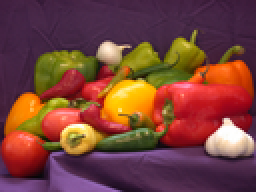
%> input picture peppers.png, 128 x 96 px, shrunk from 512 x 384 before the run (shown 2 times larger)
$ octave Task2.m   (GNU Octave 9; MATLAB toolbox functions it lacks are replaced by stand-ins)
%> lines starting %> are read from the running program, lines starting %| are printed output that depends on the picture
### my_kmeans.m
% Input: image and the number of cluster
%Output:values of final cluster center, cluster labels in corresponding
%coordinates of original image's pixels, T is the times of doing clustering
%T is only for the convenience of analysing difference between kmeans and
%kmeans++, you do not need to use it in visualization part
function [ClusterCenter, label,T] = my_kmeans(img,k) %K is the number of cluster
I = img;
[m,n,l] = size(I);
Reshape = reshape(I,m*n,l);                                  %reshape the matrix to a 2-D one for the convenience of computing
                                                                           %each row index will be the line index of each layer of original image
RandNum = randperm(m*n,k);                                %choose the index of clusters
ClusterCenter = Reshape(RandNum,:);                   %find the center points of input matrix, clumn corresponding to value of every layer
label = zeros(m*n,1);                                             % mark the cluster
T = 0;
while true                                                             % cluster the sample iterately
    initialCluster = ClusterCenter;
    for i = 1:m*n
            temp = inf;                                               %Temp is aim to contain the best norm of vector
        for j =1:k
            if norm(Reshape(i,:)-ClusterCenter(j,:)) <= temp   %Compare the current difference and the early found best cluster
                temp = norm(Reshape(i,:)-ClusterCenter(j,:));   % if current distance is smaller,  Change temp to current distance
                label(i) = j;                                            % assgn chosen cluster to label
            end
        end
    end
    for i = 1:k                                                         % renew the cluster center for different times
        ClusterCenter(i,:) = sum(Reshape(find(label == i),:),1)/(sum(label == i)); % Using the mean value of clustered fata as new Cluster center
    end
    if ClusterCenter == initialCluster                        % If the cluster center did not change, break the while loop
        break
    end
     T = T+1;
end
label = reshape(label,m,n);                                    %Reshape the cluster to input image size for the convenience of visualization
end

### Task2.m
%% Visualisation using pepper.png
%% Encoding dataset
I = imread('peppers.png');
%> I is the input picture: size 96x128x3 uint8; mean R, G, B 120.7, 66.4, 57.7
[m,n,l] = size(I);
%> m = 96; n = 128; l = 3
I = im2uint8(I);
I = rgb2lab(I);
%> I: size 96x128x3 double; mean of channels 1, 2, 3 35.4, 22.8, 13.7
Include = zeros([m,n,l+2]);
Include(:,:,1) = I(:,:,1);
Include(:,:,2) = I(:,:,2);
Include(:,:,3) = I(:,:,3);
for i = 1:m                                                            %Encoding coordinats information into data set, row information in
    for j = 1:n                                                          % layer 4 and column information in layer5
        Include(i,j,l+1) = i;
         Include(i,j,l+2) = j;
    end
end
%% Visualize peppers.png in my_kmeans withoutCoordinates;
[ClusterCenter,label]= my_kmeans(I,3);
%> in my_kmeans, `ClusterCenter = Reshape(RandNum,:);`: ClusterCenter = [19.83 20.22 -14.27; 17.34 20.76 -12.65; 24.05 23.14 -14.33]
%> the loop in my_kmeans, `while true` made 11 passes
%> initialCluster on passes 1 to 11: [19.83 20.22 -14.27; 17.34 20.76 -12.65; 24.05 23.14 -14.33], [21.39 18.94 -11.61; 21.73 11.62 5.25; 48.6 30.45 28.86], [21.94 21.07 -13.96; 26.45 0.507 20.62; 52.68 29.27 44.26], [21.74 21.06 -13.31; 35.74 -3.95 30.55; 54.18 34.64 45.29], [21.69 21.05 -12.65; 47.23 -6.17 36.72; 51.97 43.3 45.56], [21.68 20.77 -12.39; 54.27 -4.34 39.77; 47.45 49.32 44.96], [21.69 20.6 -12.26; 56.19 -3.02 42.6; 45.58 51.47 42.91], [21.71 20.51 -12.22; 56.59 -2.54 43.24; 45.11 51.89 42.39], [21.71 20.5 -12.22; 56.67 -2.41 43.36; 44.99 51.98 42.26], [21.71 20.49 -12.21; 56.69 -2.4 43.38; 44.99 51.99 42.26], [21.71 20.48 -12.21; 56.7 -2.39 43.39; 44.99 51.99 42.26]
%> after the loop in my_kmeans, `while true`: ClusterCenter = [21.71 20.48 -12.21; 56.7 -2.39 43.39; 44.99 51.99 42.26]; T = 10
%> in my_kmeans, `label = reshape(label,m,n);`:
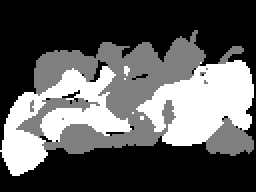
%> label: size 96x128 double (shown 2 times larger); min 1, max 3, mean 1.71; drawn with min black and max white
[ClusterCenter2,label2]= my_kmeans(I,6);
%> (the run ends here)
